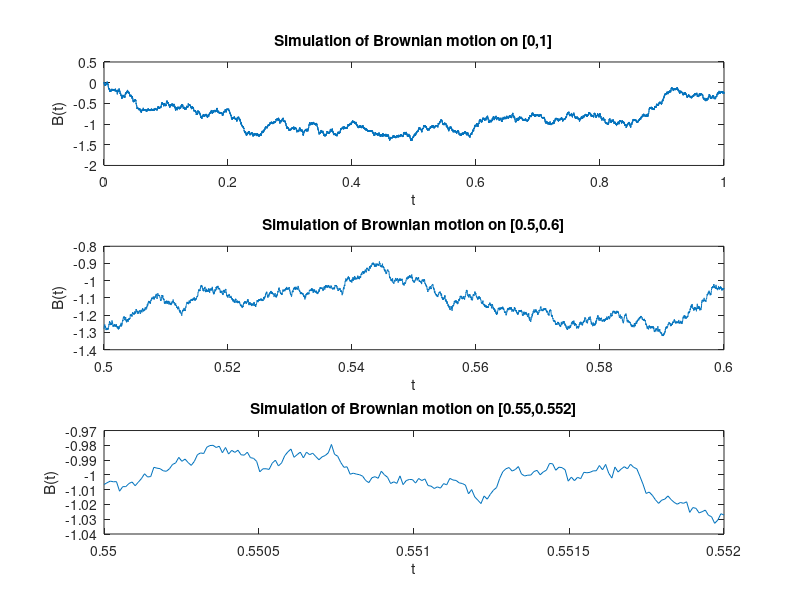

The MATLAB source for this figure:
%Code that simulates one-dimensional Brownian motion, providing three
%magnifications of a trajectory over the domain [0,1].
rng(1);
t=linspace(0,1,100000); %discretise the domain [0,1]
tZoom=linspace(0.5,0.6,10000);
tZoomPlus=linspace(0.55,0.552,200);
h=t(2)-t(1); %the distance between any two points
hZoom=tZoom(2)-tZoom(1);
hZoomPlus=tZoomPlus(2)-tZoomPlus(1);
B=zeros(1,length(t)); 
BZoom=zeros(1,length(tZoom));
BZoomPlus=zeros(1,length(tZoomPlus));
B(1)=0; %Brownian motion starts from zero
for i=1:length(t)-1
    B(i+1)=B(i)+normrnd(0,sqrt(h)); %each increment is N(0,h)
end
for j=1:10000
    BZoom(j)=B((length(t)/2)+j-1);
end
for k=1:200
    BZoomPlus(k)=B(55000+k-1);
end
subplot(3,1,1);
plot(t,B);
xlabel('t');
ylabel('B(t)');
title('Simulation of Brownian motion on [0,1]');
subplot(3,1,2);
plot(tZoom,BZoom);
xlim([0.5,0.6]);
xlabel('t');
ylabel('B(t)');
title('Simulation of Brownian motion on [0.5,0.6]');
subplot(3,1,3);
plot(tZoomPlus,BZoomPlus);
xlim([0.55,0.552]);
xlabel('t');
ylabel('B(t)');
title('Simulation of Brownian motion on [0.55,0.552]');
